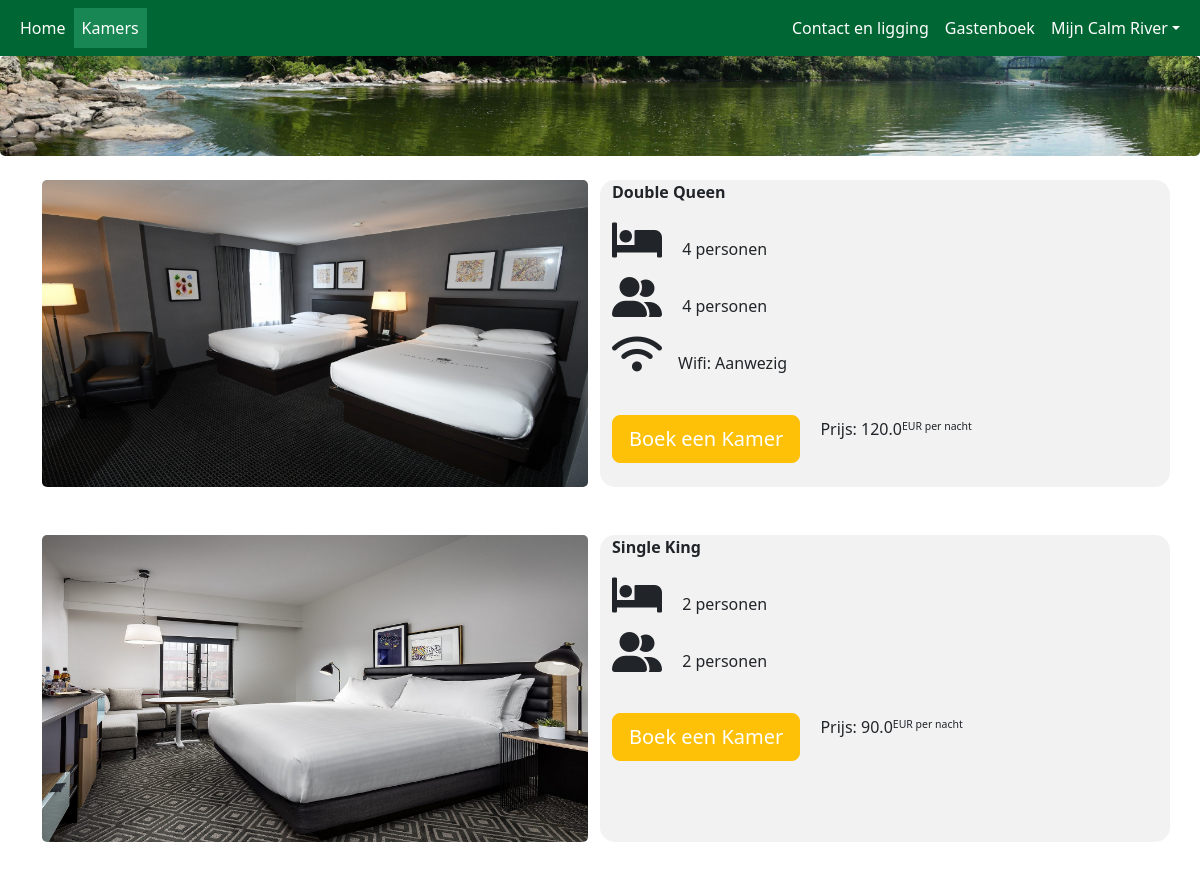
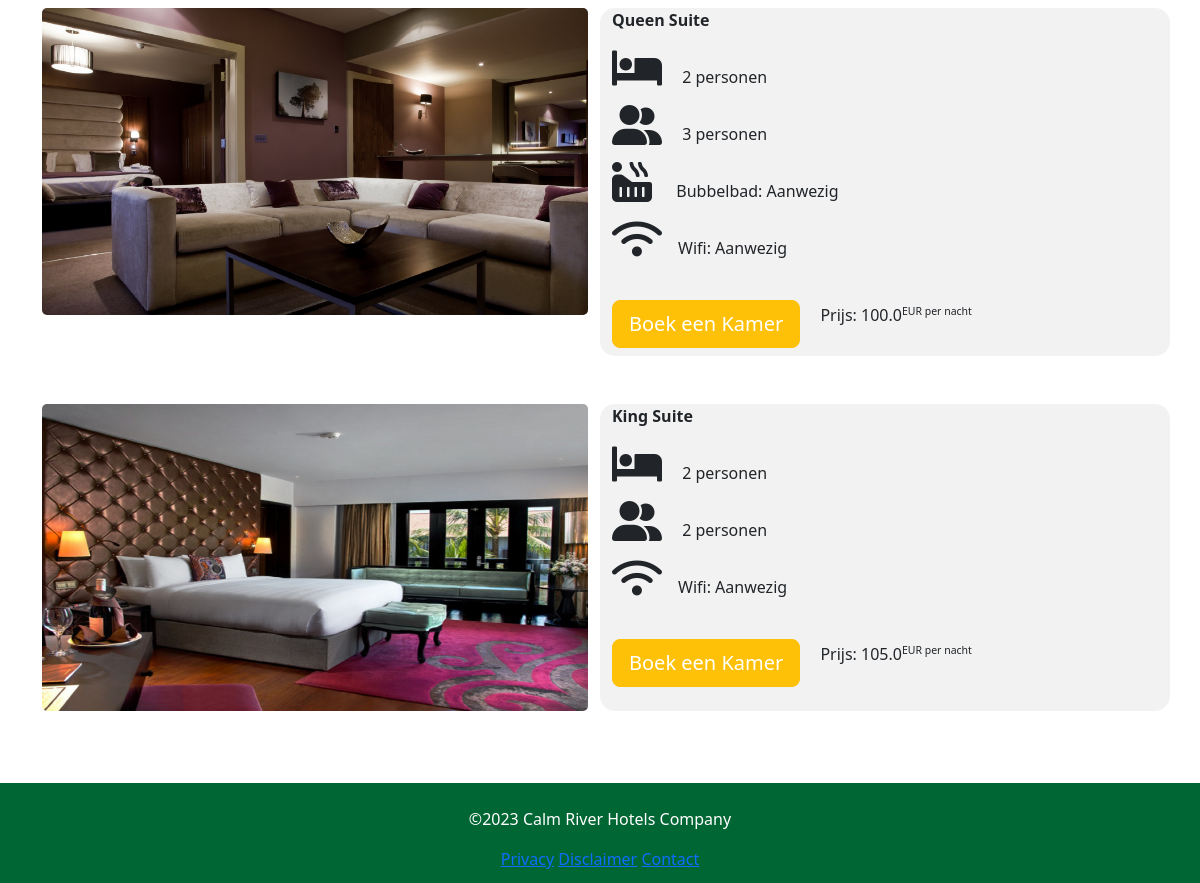
Screenshot of /rooms with the database file from the repository (2 pictures, top to bottom).
### models/Room_type.py (models this page shows, shortened)
class Room_type(db.Model):
    __tablename__ = 'room_types'
    id = db.Column(db.Integer, primary_key=True)
    name = db.Column(db.String(255), index=True)
    slug = db.Column(db.String(255), index=True)
    max_persons = db.Column(db.Integer, index=True)
    bed_persons = db.Column(db.Integer, index=True)
    has_bath = db.Column(db.Integer, index=True)
    has_wifi = db.Column(db.Integer, index=True)
    price = db.Column(db.Float, index=True)
    description = db.Column(db.Text, index=True)
    created_at = db.Column(db.DateTime, nullable=True, unique=False, index=False, default=datetime.utcnow)
    updated_at = db.Column(db.DateTime, nullable=True, unique=False, index=False, default=datetime.utcnow)

### app.py (the view)
@app.route('/rooms')
def rooms():
    active_page = 'rooms'
    room_types = Room_type.query.all()
    return render_template('rooms/rooms.html', room_types=room_types, active_page=active_page)

### templates/rooms/rooms.html (shortened to what this page needs)
{% extends "base.html" %}
{% block content %}
<div class="container mt-4 mb-4">
     <div class="row">
      {% for room in room_types %}
      <div class="col-12 col-sm-6 mb-5">
          <div class="text-center">
            <img class="img-fluid d-none d-sm-none d-md-block" src="{{ url_for('static',filename="img/%s-desktop.jpg" % (room.slug)) }}" alt={{ room.slug }}>
          </div>
      </div>
      <div class="col-12 col-sm-6 mb-5" style="border-radius: 15px">
          <strong>{{ room.name }}</strong>
            <ul class="list-unstyled">
              <li><i class="fas fa-bed mt-3 me-3 fs-1"></i>
                  {{ room.bed_persons }} {{ 'personen' if room.bed_persons > 1 else 'persoon' }}
              </li>
              <li><i class="fas fa-user-friends mt-3 me-3 fs-1"></i>
                  {{ room.max_persons }} {{ 'personen' if room.max_persons > 1 else 'persoon' }}
              </li>
                {% if room.has_bath == 1 %}
              <li><i class="fas fa-hot-tub mt-3 me-3 fs-1"></i>&nbsp; Bubbelbad: {{ 'Aanwezig' if room.has_bath == 1 else 'Niet Aanwezig' }}</li>
                {% endif %}
                {% if room.has_wifi == 1 %}
              <li><i class="fas fa-wifi mt-3 me-3 fs-1"></i>Wifi: {{ 'Aanwezig' if room.has_wifi == 1 else 'Niet Aanwezig' }}</li>
                {% endif %}
            </ul>
            <a type="button" href="/rooms/step-1/{{ room.slug }}" class="btn btn-lg btn-warning mt-4 mb-2 me-3 text-white">Boek een Kamer</a>
            <span class="mt-1 d-inline-block">Prijs:&nbsp;{{ room.price }}<small><sup>EUR&nbsp;per&nbsp;nacht</sup></small></span>
      </div>
      {% endfor %}
  </div>
</div>
{% endblock %}

### static/css/styles.css (style rules this page uses)
* { box-sizing: border-box; }
body { display: flex; flex-direction: column; min-height: 100vh; }
small { text-align: left; !important; }

### templates/rooms/rooms.html (style rules this page uses)
img { border-radius: 5px; }
.row :nth-child(even) { background-color: #f2f2f2; }

### rows the page displays
Room_type: slug (picture), name "Double Queen", bed_persons "4", bed_persons "personen", max_persons "4", max_persons "personen", has_wifi "Aanwezig", price "120.0"
Room_type: slug (picture), name "Single King", bed_persons "2", bed_persons "personen", max_persons "2", max_persons "personen", price "90.0"
Room_type: slug (picture), name "Queen Suite", bed_persons "2", bed_persons "personen", max_persons "3", max_persons "personen", has_bath "Aanwezig", has_wifi "Aanwezig", price "100.0"
Room_type: slug (picture), name "King Suite", bed_persons "2", bed_persons "personen", max_persons "2", max_persons "personen", has_wifi "Aanwezig", price "105.0"
